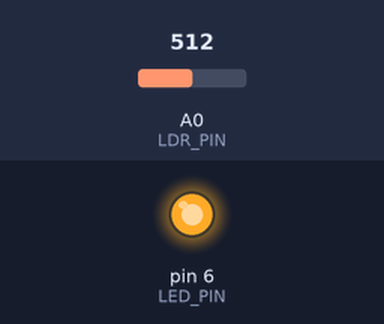
A sketch run on a simulated Arduino Uno, built with avr-gcc and run on an emulated ATmega328P. On the bench: output pins drawn as LEDs (lit = HIGH). The inputs (shaded band) are chosen by the test bench; at power-on: A0 (LDR_PIN) = 512. No radio packets arrive unless stated; what the sketch prints to the serial monitor is not drawn.

Above: at 1.0 s.
At 14.0 s:
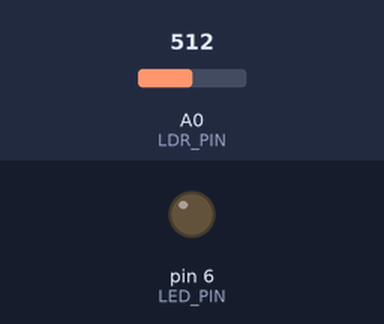
Timing chart, 0 to 33.8 s (numbered marks = the images above):
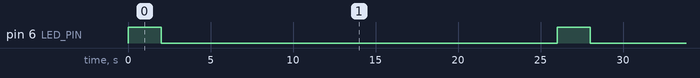

Measured:
- by itself, pin 6 (LED_PIN): alternates HIGH for 2.0 s and LOW for 24.0 s

The sketch:

Nano2.ino
```cpp
#include <SPI.h>
#include <nRF24L01.h>
#include <RF24.h>
#include <LowPower.h>

/* ===== LED ===== */
#define LED_PIN 6

/* ===== LDR ===== */
#define LDR_PIN A0

/* ===== RF24 ===== */
RF24 radio(9, 10);
const byte address[6] = "12345";

/* ===== Buffers ===== */
char text[32];

/* ===== Sleep ===== */
const int sleepCycles = 3;   // 24s

void setup() {
  Serial.begin(9600);

  pinMode(LED_PIN, OUTPUT);
  digitalWrite(LED_PIN, LOW);

  pinMode(LDR_PIN, INPUT);

  if (!radio.begin()) {
    while (1);
  }

  radio.openWritingPipe(address);
  radio.setPALevel(RF24_PA_MIN);
  radio.stopListening();
  radio.powerDown();

  Serial.println("--- Node 2 (LDR) Started ---");
}

void loop() {
  /* ===== ACTIVE MODE START ===== */
  digitalWrite(LED_PIN, HIGH);   // LED ON

  radio.powerUp();
  delay(5);

  int ldrValue = analogRead(LDR_PIN);

  snprintf(text, sizeof(text),
           "N2 LDR=%d",
           ldrValue);

  radio.write(text, sizeof(text));
  Serial.println(text);

  radio.powerDown();

  /* ===== KEEP NODE ACTIVE FOR 2 SECONDS ===== */
  delay(2000);   // <<< ACTIVE TIME = 2s

  /* ===== ACTIVE MODE END ===== */
  digitalWrite(LED_PIN, LOW);    // LED OFF

  Serial.flush();

  for (int i = 0; i < sleepCycles; i++) {
    LowPower.powerDown(SLEEP_8S, ADC_OFF, BOD_OFF);
  }
}
```
